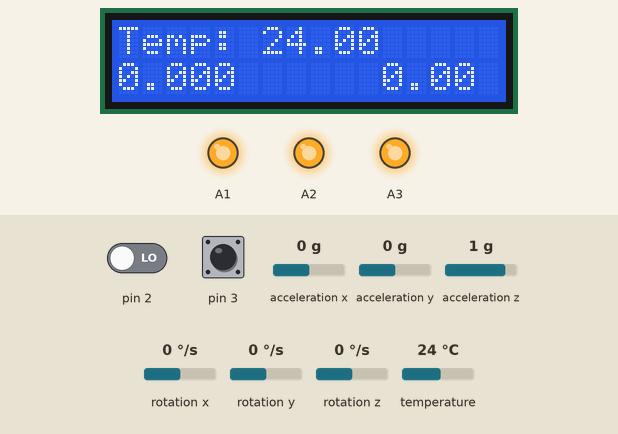
Simulated run of this sketch. Board: Arduino Uno, built with avr-gcc and run on an emulated ATmega328P. On the bench: 16×2 character LCD, output pins drawn as LEDs (lit = HIGH). The inputs (shaded band) are chosen by the test bench; at power-on: pin 3 HIGH, acceleration x 0 g, temperature 24 °C, acceleration y 0 g, acceleration z 1 g, pin 2 LOW, rotation x 0 °/s, rotation y 0 °/s, rotation z 0 °/s. The sensor or clock chip raises its interrupt line as the real part does; what the sketch prints to the serial monitor is not drawn.

Above: at 1.7 s.
1.8 s: pin 3 pulled LOW for 0.25 s
At 1.9 s:
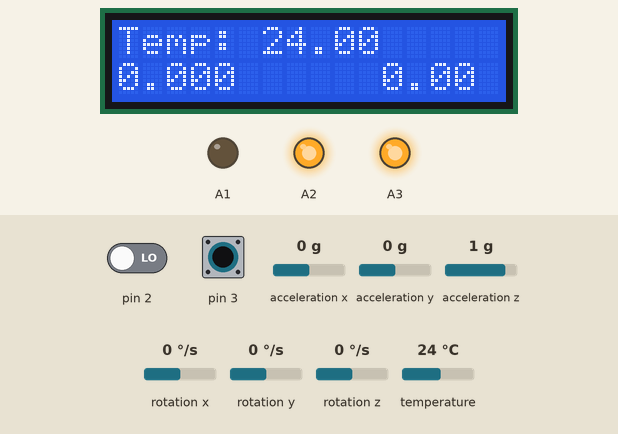
3.9 s: acceleration x set to -1.4 g
At 4.6 s:
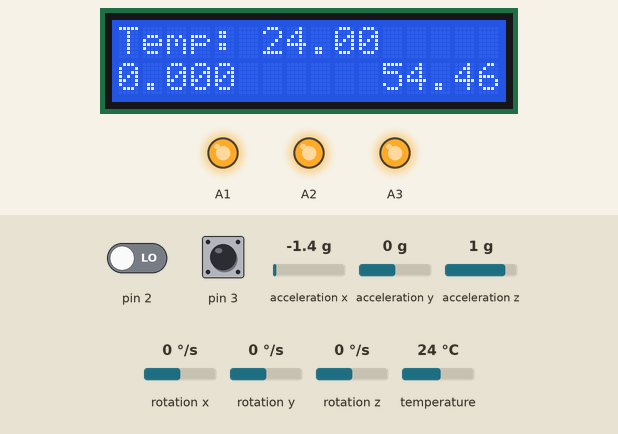
5.5 s: temperature set to 12 °C
At 6.7 s:
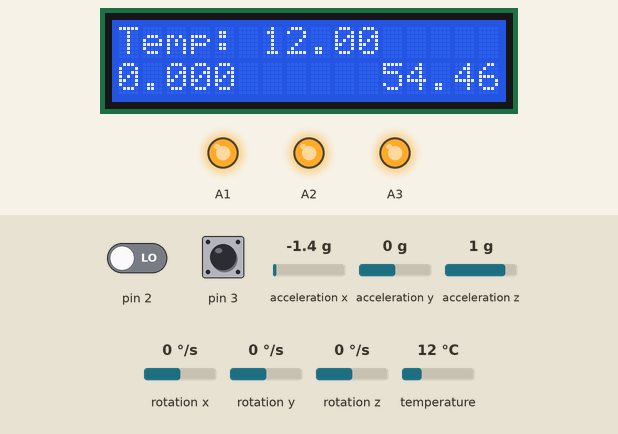
7.3 s: acceleration y set to -1.4 g
At 7.9 s:
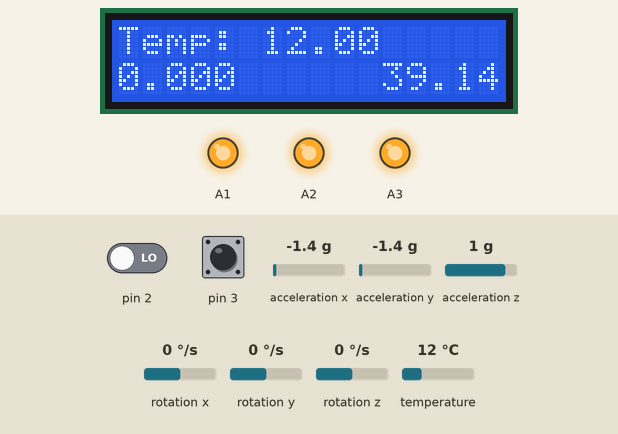
8.9 s: acceleration z set to -1.4 g
At 9.4 s:
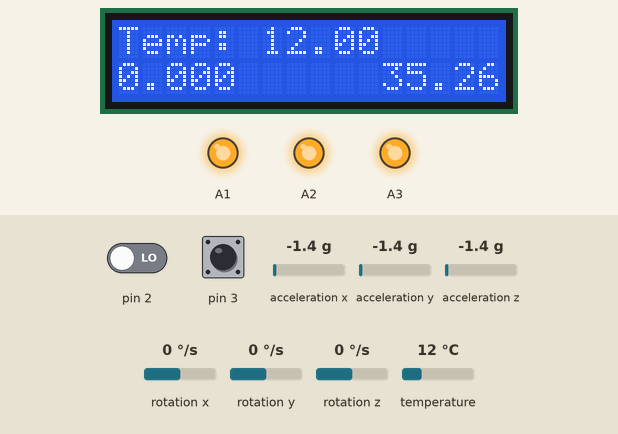
10.5 s: temperature set to 19 °C
At 12.5 s:
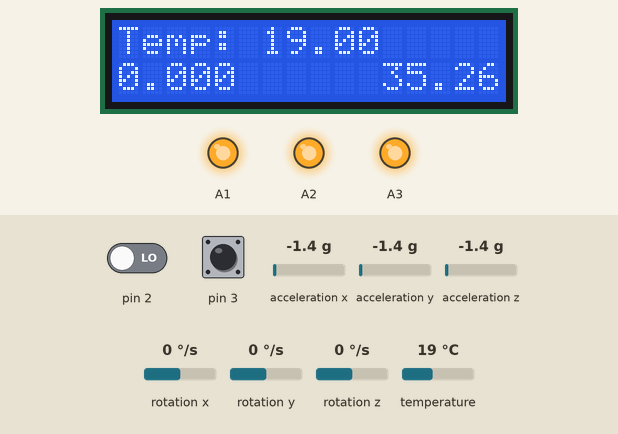
Timing chart, 0 to 13.6 s (numbered marks = the images above; inputs shaded):
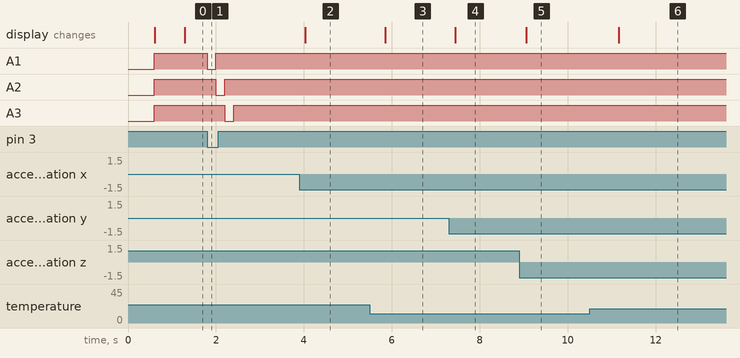

Measured:
- after the input at 1.8 s, A1: HIGH → LOW at once, → HIGH 0.20 s later; A2: HIGH → LOW after 0.20 s, → HIGH 0.20 s later; A3: HIGH → LOW after 0.40 s, → HIGH 0.20 s later
- after the input at 3.9 s, the display: changes after 0.13 s (image 2)
- after the input at 5.5 s, the display: changes after 0.35 s (image 3)
- after the input at 7.3 s, the display: changes after 0.15 s (image 4)
- after the input at 8.9 s, the display: changes after 0.16 s (image 5)
- after the input at 10.5 s, the display: changes after 0.66 s (image 6)

The sketch:

MotoComp.ino
```cpp
#include <LiquidCrystal.h>
#include <DS18B20.h>
#include <OneWire.h>
#include "I2Cdev.h"
#include "MPU6050_6Axis_MotionApps20.h"
#include "Wire.h"

const byte DS18B20_PIN = 12;
const byte DS18B20ADDRESS[8] = {0x28, 0x7C, 0x1, 0x50, 0x5, 0x0, 0x0, 0xDB};
MPU6050 mpu;
bool blinkState = false;
unsigned long timerMpu=0;
unsigned long timerLed=0;

// MPU control/status vars
bool dmpReady = false;  // set true if DMP init was successful
uint8_t mpuIntStatus;   // holds actual interrupt status byte from MPU
uint8_t devStatus;      // return status after each device operation (0 = success, !0 = error)
uint8_t fifoBuffer[64]; // FIFO storage buffer
uint16_t packetSize;    // expected DMP packet size (default is 42 bytes)
uint16_t fifoCount;     // count of all bytes currently in FIFO

// Orientation/motion vars
Quaternion q;           // [w, x, y, z]         quaternion container
VectorFloat gravity;    // [x, y, z]            gravity vector
float ypr[3];           // [yaw, pitch, roll]   yaw/pitch/roll container and gravity vector
float yprMax[3];        // [yaw, pitch, roll]   yaw/pitch/roll in degrees

volatile bool mpuInterrupt = false;     // indicates whether MPU interrupt pin has gone high
volatile bool guziorPressed = false;
void dmpDataReady()
{
    mpuInterrupt = true;
}
void guziorInterrupt()
{
    guziorPressed = true;
}

LiquidCrystal lcd(11, 6, 7, 8, 9, 10); //Informacja o podłączeniu nowego wyświetlacza
OneWire onewire(DS18B20_PIN);
DS18B20 ds18b20(&onewire);


// lcd.clear()  //czyści zawartość wyświetlacza
void setup() {
  Serial.begin(115200);
  //MPU6050
  Wire.begin();
  TWBR = 24; // 400kHz I2C clock (200kHz if CPU is 8MHz)
  mpu.initialize();
  devStatus = mpu.dmpInitialize();
  if (devStatus == 0)
  {
        mpu.setDMPEnabled(true);
        attachInterrupt(0, dmpDataReady, RISING);
        mpuIntStatus = mpu.getIntStatus();
        dmpReady = true;
        packetSize = mpu.dmpGetFIFOPacketSize();
  }

  //DS18B20
  ds18b20.begin();
  ds18b20.request(DS18B20ADDRESS);

  //LCD
  lcd.begin(16, 2); //Deklaracja typu
  lcd.setCursor(0, 0); //Ustawienie kursora
  lcd.print("Temp: "); //Wyświetlenie tekstu
  lcd.setCursor(6, 0); //Ustawienie kursora
  lcd.print("25.6");

  //LED
  pinMode(A1, OUTPUT);
  pinMode(A2, OUTPUT);
  pinMode(A3, OUTPUT);

  digitalWrite(A1, LOW);
  digitalWrite(A2, LOW);
  digitalWrite(A3, LOW);

  digitalWrite(A1, INPUT_PULLUP);
  digitalWrite(A2, INPUT_PULLUP);
  digitalWrite(A3, INPUT_PULLUP);
  //GUZIOR
  digitalWrite(3, HIGH);
  attachInterrupt(1, guziorInterrupt, FALLING);
}

void loop()
{
  if (ds18b20.available())
  {
    //Serial.println("wypisuje temperature");
    float temp = ds18b20.readTemperature(DS18B20ADDRESS);
    lcd.setCursor(6, 0); //Ustawienie kursora
    lcd.print(temp);
    //Serial.println(temp);
    ds18b20.request(DS18B20ADDRESS);
  }
  else if(millis()-timerMpu > 200)
  {
    timerMpu = millis();
    if (dmpReady && !mpuInterrupt && (fifoCount < packetSize))
    {
    }
    else
    {
      //Serial.println("wchodzi w mpu6050");
      // reset interrupt flag and get INT_STATUS byte
      mpuInterrupt = false;
      mpuIntStatus = mpu.getIntStatus();

      // get current FIFO count
      fifoCount = mpu.getFIFOCount();

      // check for overflow (this should never happen unless our code is too inefficient)
      if ((mpuIntStatus & 0x10) || fifoCount == 1024)
      {
          // reset so we can continue cleanly
          Serial.println("reset fifo!!!!!!!!!!!!!!!!!!!!!!!!!");
          mpu.resetFIFO();
      }
      // otherwise, check for DMP data ready interrupt (this should happen frequently)
      else if (mpuIntStatus & 0x02)
      {
        // wait for correct available data length, should be a VERY short wait
        while (fifoCount < packetSize) fifoCount = mpu.getFIFOCount();

        // read a packet from FIFO
        mpu.getFIFOBytes(fifoBuffer, packetSize);

        // track FIFO count here in case there is > 1 packet available
        // (this lets us immediately read more without waiting for an interrupt)
        fifoCount -= packetSize;

        // display Euler angles in degrees
        mpu.dmpGetQuaternion(&q, fifoBuffer);
        mpu.dmpGetGravity(&gravity, &q);
        mpu.dmpGetYawPitchRoll(ypr, &q, &gravity);
        //lcd.clear();
        if(ypr[1] > 0)
        {
          lcd.setCursor(0, 1);
          lcd.print(ypr[1]*180/M_PI);
          lcd.setCursor(11, 1);
          lcd.print("0.000");
        }
        else
        {
          lcd.setCursor(11, 1);
          lcd.print(ypr[1]*-180/M_PI);
          lcd.setCursor(0, 1);
          lcd.print("0.000");
        }
      }
    }
  }
  else if(guziorPressed == true)
  {
//    digitalWrite(A1, HIGH);
//    digitalWrite(A2, HIGH);
//    digitalWrite(A3, HIGH);
//    delay(100);
//    digitalWrite(A1, LOW);
//    digitalWrite(A2, LOW);
//    digitalWrite(A3, LOW);
//    delay(50);
//    guziorPressed = false;
    if(millis() - timerLed <200)
    {
      digitalWrite(A1, LOW);
      digitalWrite(A2, HIGH);
      digitalWrite(A3, HIGH);
      Serial.println("myslałem, że: 2");
    }
    else if(millis() - timerLed <400)
    {
      digitalWrite(A1, HIGH);
      digitalWrite(A2, LOW);
      digitalWrite(A3, HIGH);
      Serial.println("myslałem, że: 3");
    }
    else if(millis() - timerLed <600)
    {
      digitalWrite(A1, HIGH);
      digitalWrite(A2, HIGH);
      digitalWrite(A3, LOW);
      Serial.println("myslałem, że: 4");
    }
    else if(millis()-timerLed <800)
    {
      guziorPressed = false;
      digitalWrite(A1, HIGH);
      digitalWrite(A2, HIGH);
      digitalWrite(A3, HIGH);
      Serial.println("myslałem, że: 5");
    }
    else if(millis() - timerLed >= 800)
    {
      Serial.println("myslałem, że: 1");
      timerLed = millis();
    }
  }
}
```

DS18B20.cpp
```cpp
#include "DS18B20.h"

// Exception handler
// Prints the line number of the exception and block the program, when the function returns false
void __check(bool value, uint16_t line)
{
  if (value)
    return;

  Serial.print(F("EXCEPTION at line: "));
  Serial.println(line);
  while(1);
}

// Constructor
// Argument: Pointer to OneWire object
// Return: New DS18B20 object
DS18B20::DS18B20(OneWire *oneWire)
{
  _oneWire = oneWire;
  _quality = 0;
  _samePowerType = false;
  _powerType = false;
  _beginConversionTime = 0;
}

// Setup for all ds19b20 sensors in 1-Wire bus.
// Argument: quality - measurement resolution in bits (from 9 to 12)
// Return:
// true - if all operations were successful
// false - when the bus is physically damaged
//       - when devices not respond
//       - when device address is not valid
//       - when not detect any device
bool DS18B20::begin(uint8_t quality)
{
  _quality = constrain(quality, 9, 12);
  uint8_t address[8];
  uint8_t devices = 0;
  uint8_t parasiteDevices = 0;

  uint32_t beginResetTimeout = millis();

  while(!_oneWire->reset())
  {
    uint32_t elapsedResetTimeout = millis() - beginResetTimeout;

    if (elapsedResetTimeout > 1000)
      return false;
  }

  _oneWire->reset_search();
  while (_oneWire->search(address))
  {
    if (OneWire::crc8(address, 7) != address[7])
      return false;

    if (address[0] != 0x28)
      continue;

    if (!_sendQuality(address))
      return false;

    _powerType = _receivePowerType(address);
    if (!_powerType)
      parasiteDevices++;

    devices++;
  }

  if (parasiteDevices == devices || parasiteDevices == 0)
    _samePowerType = true;

  if (devices == 0)
    return false;

  return true;
}

// Request for temperature measurements on all devices
// Return:
// - true - if operation were successful
// - false - if devices have different ways of power (combinations of normal and parasite in one bus)
//         - if devices not responding
bool DS18B20::request()
{
  if (!_samePowerType)
    return false;

  if (!_oneWire->reset())
    return false;

  _oneWire->skip();
  _oneWire->write(0x44, !_powerType);

  _beginConversionTime = millis();

  return true;
}

// Request for temperature measurements on device
// Argument: Pointer to an array of device address
// Return:
// - true - if operation were successful
// - false - if device not responding
bool DS18B20::request(uint8_t *address)
{
  if (!_samePowerType)
  {
    _powerType = _receivePowerType(address);
  }

  if (!_oneWire->reset())
    return false;

  _oneWire->select(address);
  _oneWire->write(0x44, !_powerType);

  _beginConversionTime = millis();

  return true;
}

// Request for temperature measurements on device
// Argument: Pointer to an array in flash memory of device address
// Return:
// - true - if operation were successful
// - false - if device not responding
bool DS18B20::request(const __FlashStringHelper *_address)
{
  uint8_t address[8];
  _readFlashAddress(_address, address);

  return request(address);
}

// Checks if devices completed the measurement
// Return:
// - true - the measurement was completed
// - false - the measurement wasn't completed
bool DS18B20::available(void)
{
  uint32_t durationTime[] = {94, 188, 375, 750};
  uint32_t elapsedTime = millis() - _beginConversionTime;
  bool timeout = elapsedTime >= durationTime[_quality-9];

  if (_powerType)
  {
    bool ready = _oneWire->read_bit();

    if (ready || timeout)
      return true;
  }

  if (timeout)
    return true;

  return false;
}

// Read temperature from device
// Argument: Pointer to an array of device address
// Return: temperature in degrees Celsius
// If the temperature is TEMP_ERROR value - measurement failed because:
// - the bus is physically damaged
// - devices not respond
// - when data from the device is not valid
// - when not detect device of thad address
float DS18B20::readTemperature(uint8_t *address)
{
  uint8_t scratchpad[9];

  if (!_sendCommand(address, 0xbe))
    return TEMP_ERROR;

  _oneWire->read_bytes(scratchpad, 9);

  if (OneWire::crc8(scratchpad, 8) != scratchpad[8])
    return TEMP_ERROR;

  float quality[] = {0.5, 0.25, 0.125, 0.0625};
  uint8_t shift[] = {3, 2, 1, 0};
  int16_t raw = word(scratchpad[1], scratchpad[0]);
  raw >>= shift[_quality-9];

  return raw * quality[_quality-9];
}

// Read temperature from device
// Argument: Pointer to an array in flash memory of device address
// Return: temperature in degrees Celsius
// If the temperature is TEMP_ERROR value - measurement failed because:
// - the bus is physically damaged
// - devices not respond
// - when data from the device is not valid
// - when not detect device of thad address
float DS18B20::readTemperature(const __FlashStringHelper *_address)
{
  uint8_t address[8];
  _readFlashAddress(_address, address);

  return readTemperature(address);
}

// private methods
bool DS18B20::_sendCommand(uint8_t *address, uint8_t command)
{
  if (!_oneWire->reset())
    return false;

  _oneWire->select(address);
  _oneWire->write(command);

  return true;
}

bool DS18B20::_sendQuality(uint8_t *address)
{
  if (!_sendCommand(address, 0x4e))
    return false;

  _oneWire->write(0);
  _oneWire->write(0);

  uint8_t quality = _quality;
  quality -= 9;
  quality <<= 5;
  quality |= 0b00011111;
  _oneWire->write(quality);

  return true;
}

bool DS18B20::_receivePowerType(uint8_t *address)
{
  _sendCommand(address, 0xb4);

  return _oneWire->read();
}

void DS18B20::_readFlashAddress(const __FlashStringHelper *_address, uint8_t *address)
{
  const uint8_t *pgmAddress PROGMEM = (const uint8_t PROGMEM *) _address;

  for (uint8_t i=0; i<8; i++)
  {
    address[i] = pgm_read_byte(pgmAddress++);
  }
}
```

DS18B20.h
```cpp
#ifndef _DS18B20_h_
#define _DS18B20_h_

#include <Arduino.h>
#include <inttypes.h>
#include <avr/pgmspace.h>
#include <OneWire.h>

#define TEMP_ERROR -273.15f

// Pointer type to an array in flash memory of device address
#define FA( pgm_ptr ) ( reinterpret_cast< const __FlashStringHelper * >( pgm_ptr ) )

// Exceptions catcher
#define E(a) __check(a, __LINE__)

// Teperature value exception catcher
#define TE(a) __check(a != TEMP_ERROR, __LINE__)


void __check(bool value, uint16_t line);

class DS18B20
{
public:
  DS18B20(OneWire *oneWire);
  bool begin(uint8_t quality=12);
  bool request(void);
  bool request(uint8_t *address);
  bool request(const __FlashStringHelper *_address);

  bool available(void);
  float readTemperature(uint8_t *address);
  float readTemperature(const __FlashStringHelper *_address);

private:
  OneWire *_oneWire;
  uint8_t _quality;
  bool _samePowerType;
  bool _powerType;
  uint32_t _beginConversionTime;

  bool _sendCommand(uint8_t *address, uint8_t command);
  bool _sendQuality(uint8_t *address);
  bool _receivePowerType(uint8_t *address);
  void _readFlashAddress(const __FlashStringHelper *_address, uint8_t *address);
};
#endif
```
